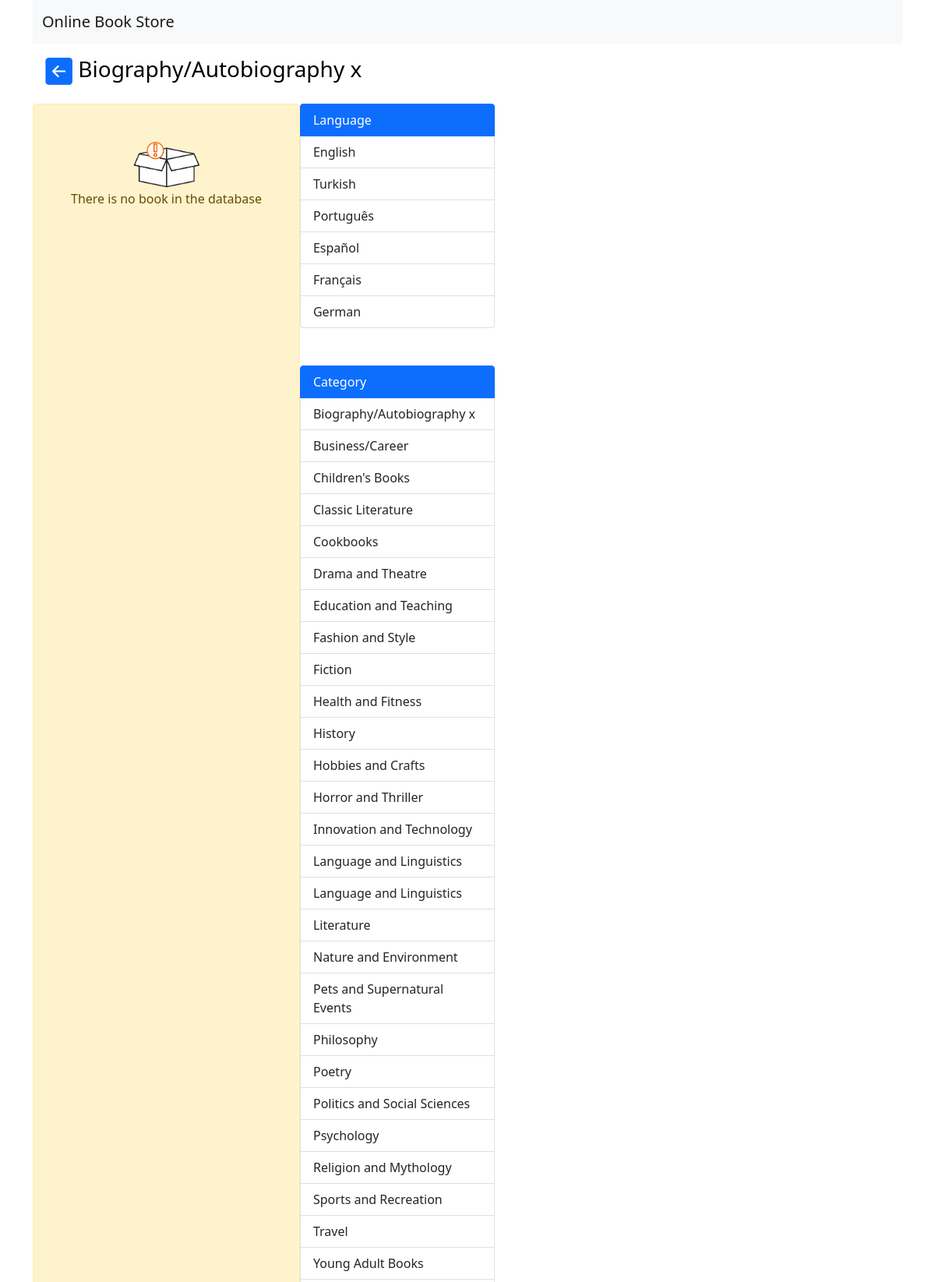
The app's page /filter-category.php?id=2 (upper part) with its own data.
### tables this page shows
CREATE TABLE `categories` (
  `id` int(11) NOT NULL,
  `name` varchar(255) NOT NULL
);

CREATE TABLE `languages` (
  `id` int(11) NOT NULL,
  `name` varchar(255) NOT NULL
);

### php/func-category.php (called while the page is built)
<?php
function get_all_categories($con)
{
    $sql = "SELECT * FROM categories";
    $stmt = $con-> prepare($sql);
    $stmt->execute();
    if ($stmt->rowCount()>0) {
        $categories = $stmt->fetchAll();
    }
    else
    {
        $categories=0;
    }
    return $categories;
}
function get_category($con,$id)
{
    $sql = "SELECT * FROM categories WHERE id=?";
    $stmt = $con-> prepare($sql);
    $stmt->execute([$id]);
    if ($stmt->rowCount()>0) {
        $category = $stmt->fetch();
    }
    else
    {
        $category=0;
    }
    return $category;
}

### php/func-book.php (called while the page is built, shortened)
<?php
function get_books_by_category($con, $id){
    $sql  = "SELECT * FROM books WHERE category_id=?";
    $stmt = $con->prepare($sql);
    $stmt->execute([$id]);
    if ($stmt->rowCount() > 0) {
         $books = $stmt->fetchAll();
    }else {
       $books = 0;
    }
    return $books;
 }

### php/func-language.php (called while the page is built, shortened)
<?php
function get_all_languages($con)
{
    $sql = "SELECT * FROM languages";
    $stmt = $con-> prepare($sql);
    $stmt->execute();
    if ($stmt->rowCount()>0) {
        $languages = $stmt->fetchAll();
    }
    else
    {
        $languages=0;
    }
    return $languages;
}

### filter-category.php (the view, shortened to what this page needs)
<?php
$id = $_GET['id'];
include "db_connection.php";
include "php/func-book.php";
$books = get_books_by_category($conn, $id);
include "php/func-category.php";
$categories = get_all_categories($conn);
$current_category = get_category($conn, $id);
include "php/func-language.php";
$languages = get_all_languages($conn);
 ?>
<!DOCTYPE html>
<html lang="en">
<head>
	<link href="https://cdn.jsdelivr.net/npm/bootstrap@5.1.1/dist/css/bootstrap.min.css" rel="stylesheet">
	<link rel="stylesheet" href="css/style.css">
	<link rel="stylesheet" href="css/according.css">
</head>
<body>
	<div class="container">
	<nav class="navbar navbar-expand-lg navbar-light bg-light">
		  <div class="container-fluid">
		    <a class="navbar-brand" href="index.php">Online Book Store</a>
		  </div>
		</nav>
		<h1 class="display-4 p-3 fs-3">
			<a href="index.php"
			   class="nd">
				<img src="img/back-arrow.PNG"
				     width="35">
			</a>
		   <?=$current_category['name']?>
		</h1>
<div class="d-flex">
			<?php if ($books == 0) { ?>
				<div class="alert alert-warning
						text-center p-5" role="alert">
					<img src="img/empty.png" width="100">
					<br>
					There is no book in the database
				</div>
			<?php } ?>
		<div class="category"  style="width:250px">
				<div class="list-group" style="width: 250px; text-align: left;">
			<?php if ($languages == 0){
				}else{ ?>
				<a href="#"
				   class="list-group-item list-group-item-action active">Language</a>
				   <?php foreach ($languages as $language ) {?>
				   <a href="filter-language.php?id=<?=$language['id']?>"
				      class="list-group-item list-group-item-action">
				      <?=$language['name']?></a>
				<?php } } ?>
			</div>
			<div class="list-group mt-5" style="width: 250px; text-align: left;">
			<?php if ($categories == 0){
				}else{ ?>
				<a href="#"
				   class="list-group-item list-group-item-action active">Category</a>
				   <?php foreach ($categories as $category ) {?>
				   <a href="filter-category.php?id=<?=$category['id']?>"
				      class="list-group-item list-group-item-action">
				      <?=$category['name']?></a>
				<?php } } ?>
			</div>
		</div>
		</div>
	</div>
</body>
</html>

### css/style.css (style rules this page uses)
body { background-color: white; color: black; }
.category .list-group { width: 200px; }
.nd { text-decoration: none; }

### records on screen
categories: name "Biography/Autobiography x"
languages: name "English"
languages: name "Turkish"
languages: name "Português"
languages: name "Español"
languages: name "Français"
languages: name "German"
categories: name "Business/Career"
categories: name "Children's Books"
categories: name "Classic Literature"
categories: name "Cookbooks"
categories: name "Drama and Theatre"
categories: name "Education and Teaching"
categories: name "Fashion and Style"
categories: name "Fiction"
categories: name "Health and Fitness"
categories: name "History"
categories: name "Hobbies and Crafts"
categories: name "Horror and Thriller"
categories: name "Innovation and Technology"
categories: name "Language and Linguistics"
categories: name "Language and Linguistics"
categories: name "Literature"
categories: name "Nature and Environment"
categories: name "Pets and Supernatural Events"
categories: name "Philosophy"
categories: name "Poetry"
categories: name "Politics and Social Sciences"
categories: name "Psychology"
categories: name "Religion and Mythology"
categories: name "Sports and Recreation"
categories: name "Travel"
categories: name "Young Adult Books"
